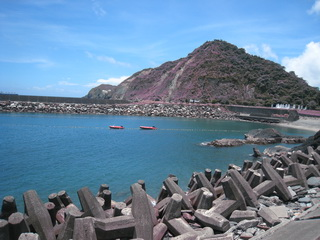
#> input picture _4.python/__code/Python自學聖經(第二版)/ch28/img01.jpg, 320 x 240 px
$ python Image3.py
#> lines starting #> are read from the running program, lines starting #| are printed output that depends on the picture
from PIL import Image
img = Image.open("img01.jpg")
#> img is the input picture: PIL image 320x240 RGB; mean R, G, B 102, 130.8, 156.6
w,h=img.size #320 240
#> w = 320; h = 240

img1=img.resize((w*2,h))
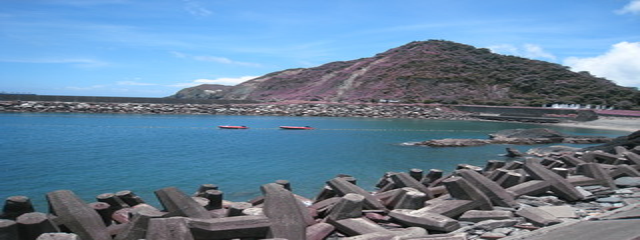
#> img1: PIL image 640x240 RGB; mean R, G, B 102, 130.8, 156.6
img1.save("resize01.jpg")
img2=img.resize((w,h*2))
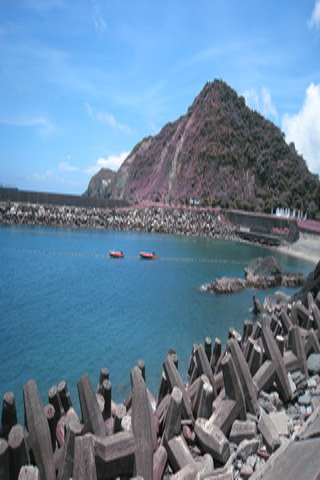
#> img2: PIL image 320x480 RGB; mean R, G, B 102, 130.8, 156.6
img2.save("resize02.jpg")
